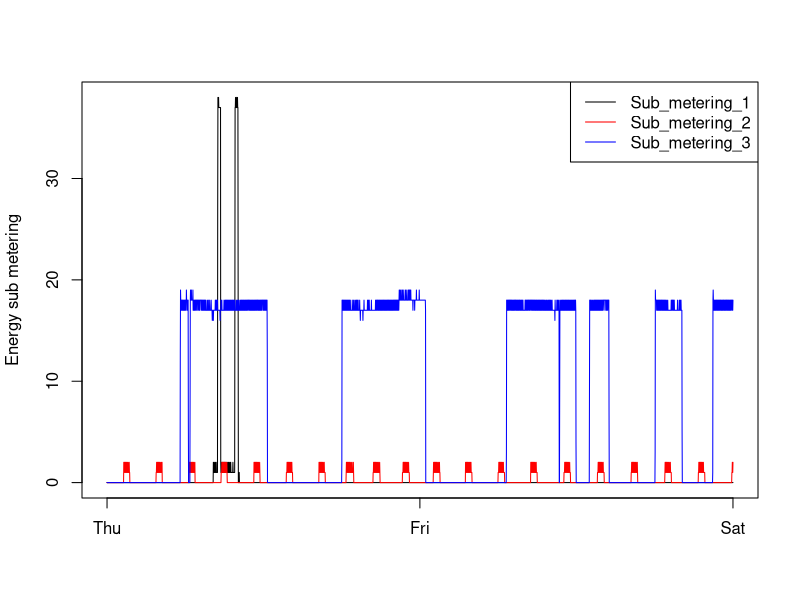

Recreate this plot in R.
#-----------------------------------------------------------------------------
# PLOT 3
#-----------------------------------------------------------------------------


#-----------------------------------------------------------------------------
# I MANUALLY REMOVED ALL QUOTES IN THE TEXT FILE, SO READ IN THIS DATASET.
# I ALREADY FILTERED TO JUST INCLUDE 1 AND 2 FENRUARY 2007.
#-----------------------------------------------------------------------------
data = read.table("household_power_consumption_filtered_noquotes.txt",
	header=TRUE,sep=",")
data[1:5,]
colnames(data)

#  [1] "Index"                 "Date"                  "Time"                 
#  [4] "Global_active_power"   "Global_reactive_power" "Voltage"              
#  [7] "Global_intensity"      "Sub_metering_1"        "Sub_metering_2"       
# [10] "Sub_metering_3"


#-----------------------------------------------------------------------------
# CHECK THAT THE COLUMNS ARE NUMERIC - ALL BUT DATE AND TIME ARE.
#-----------------------------------------------------------------------------
is.numeric(data[,1])
is.numeric(data[,2])
is.numeric(data[,3])
is.numeric(data[,4])
is.numeric(data[,5])
is.numeric(data[,6])
is.numeric(data[,7])
is.numeric(data[,8])
is.numeric(data[,9])


#-----------------------------------------------------------------------------
# PLOT 3
#-----------------------------------------------------------------------------
Axis = c("Thu",rep("Fri",1439),rep("Sat",1440))
Index2 = 1:2880
plot(Index2,data$Sub_metering_1,type="l",col="black",xlab="",
	ylab = "Energy sub metering",xaxt="n")
points(Index2,data$Sub_metering_2,type="l",col="red")
points(Index2,data$Sub_metering_3,type="l",col="blue")
axis(side=1,at=Index2[c(1,1440,2880)],labels=c("Thu","Fri","Sat"))
legend("topright",lty=c(1,1,1),col=c("black","red","blue"),
	c("Sub_metering_1","Sub_metering_2","Sub_metering_3"))
dev.copy(png,file="plot3.png")
dev.off()